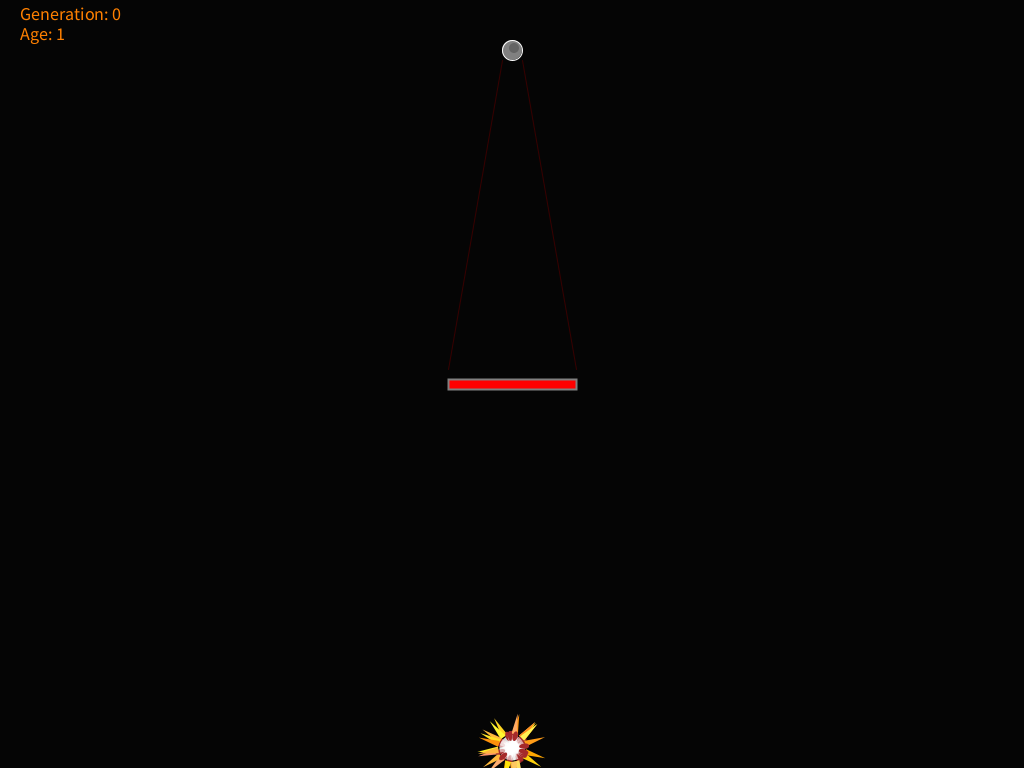
Frame 1 (no input)
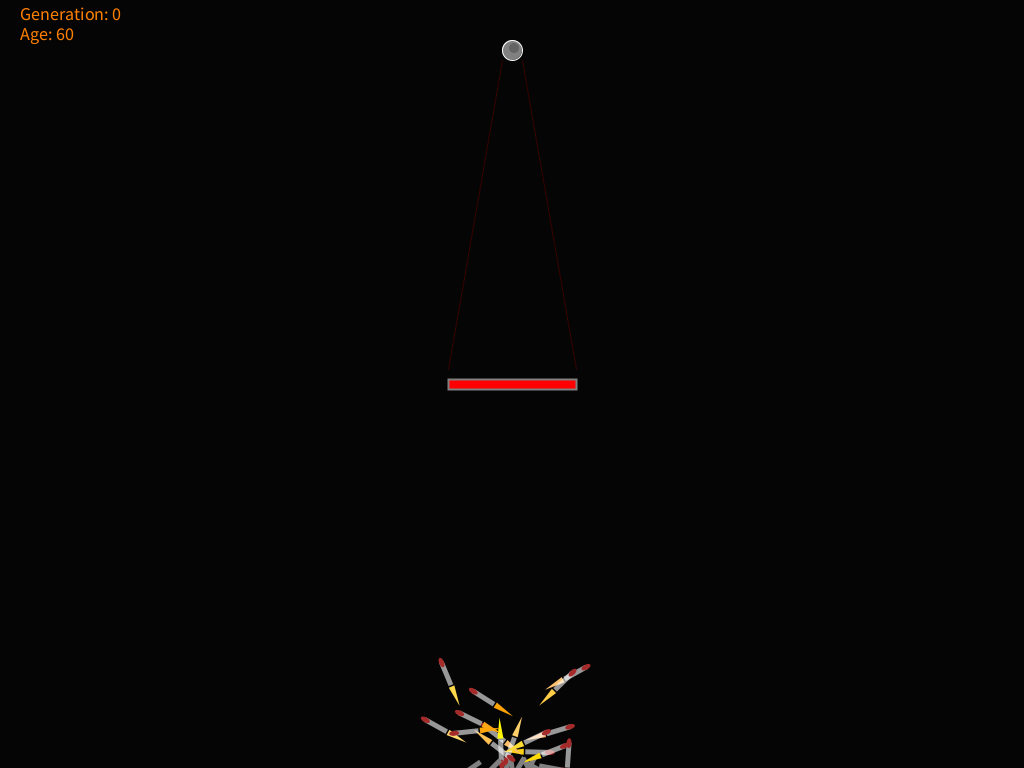
Frame 60 (the mouse pressed at the canvas centre just before this capture)
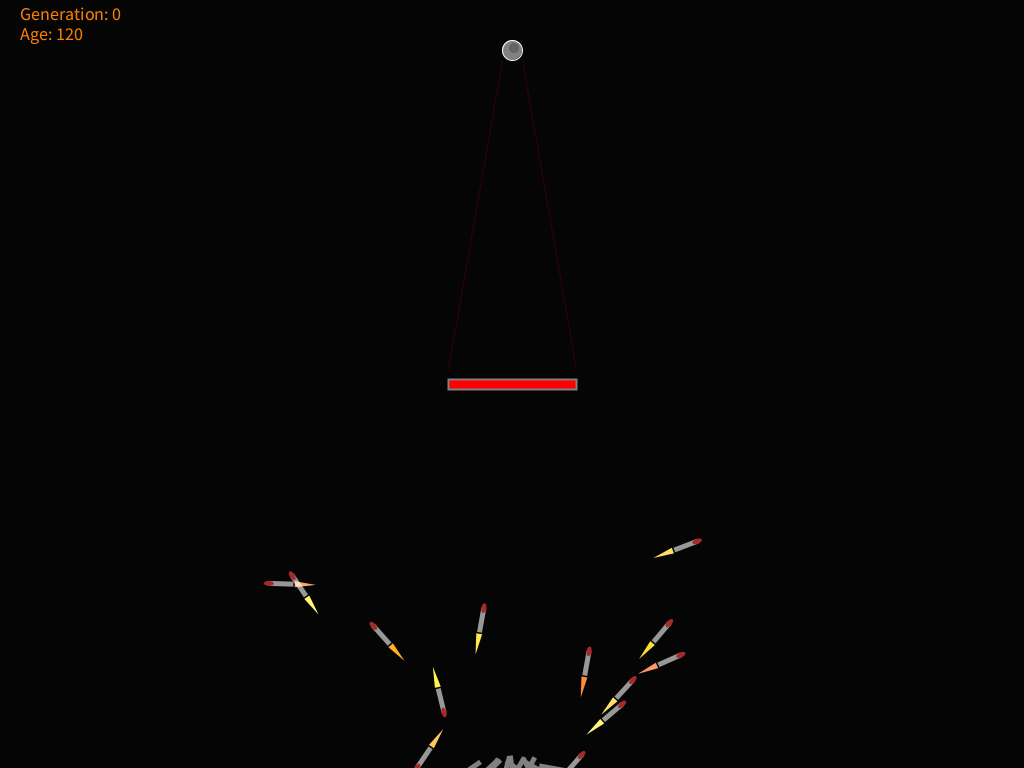
Frame 120 (the mouse held since frame 60 and released just before this capture)

The Processing sketch that drew these frames (run headless with seeded random() and noise(); from frame 60 on, the mouse is pressed at the canvas centre):

// Processing sketch: smartRockets
// ── smartRockets.pde
Rocket rocket;
Population population;
PVector target;
float maxforce = 0.2;

int age;
float stat;

int generation = 0;

float barrierx;
float barriery;
float barrierw;
float barrierh;

void setup() {
  size(1024, 768);
  population = new Population();
  rocket = new Rocket();
  target = new PVector(width / 2, 50);
  age = 0;

  stat = 0;

  barrierw = width / 8;
  barrierh = 10;
  barrierx = (width - barrierw) / 2;
  barriery = (height - barrierh) / 2;
}

void draw() {
  background(5);

  // draw the target
  stroke(255);
  fill(128);
  ellipse(target.x, target.y, 20, 20);
  fill(100);
  noStroke();
  strokeWeight(2);
  ellipse(target.x+2, target.y-2, 10, 10);

  // draw the barrier
  fill(255, 0, 0);
  stroke(128);
  rectMode(CORNER);
  rect(barrierx, barriery, barrierw, barrierh);
  strokeWeight(1);
  stroke(55, 0, 0);
  line(barrierx, barriery-10, target.x-10, target.y+10);
  line(barrierx + barrierw, barriery-10, target.x+10, target.y+10);

  population.run();

  age++;
  if (age >= lifespan) {
    stat = population.evaluate();
    population.selection();
    age = 0;
    generation++;
  }

  textSize(18);
  noStroke();
  fill(255, 128, 0);
  text("Generation: " + generation, 20, 20);
  text("Age: " + age, 20, 40);
  if (stat != 0) {
    text("Stat: " + stat, 20, 60);
  }
}

// ── Dna.pde
import java.util.*;

int lifespan = 400;

class DNA {
  PVector[] genes;

  DNA() {
    genes = new PVector[lifespan];

    for (int i = 0; i < lifespan; i++) {
      PVector gene = PVector.random2D();
      gene.setMag(maxforce);        
      genes[i] = gene;
    }
  }

  DNA(PVector[] genes_) {
    genes = Arrays.copyOf(genes_, genes_.length);
  }

  DNA crossover(DNA partner) {
    PVector[] newgenes = new PVector[genes.length];
    int mid = (int) random(genes.length);
    for (int i = 0; i < genes.length; i++) {
      if (i > mid) {
        newgenes[i] = genes[i];
      } else {
        newgenes[i] = partner.genes[i];
      }
    }
    return new DNA(newgenes);
  }

  void mutation() {
    for (int i = 0; i < genes.length; i++) {
      if (random(i) < 0.01) {
        PVector gene = PVector.random2D();
        gene.setMag(maxforce);        
        genes[i] = gene;
      }
    }
  }
}

// ── Population.pde
class Population {
  Rocket[] rockets;
  int popsize;
  List<Rocket> matingpool;

  Population() {
    popsize = 25;
    rockets = new Rocket[popsize];
    matingpool = new ArrayList<Rocket>();

    for (int i = 0; i < popsize; i++) {
      rockets[i]  = new Rocket();
    }
  }

  float evaluate() {
    float avgfit = 0;
    float maxfit = 0;
    for (Rocket rocket : rockets) {
      rocket.calcFitness();
      if (rocket.fitness > maxfit) {
        maxfit = rocket.fitness;
      }
      avgfit += rocket.fitness;
    }
    avgfit /= rockets.length;

    for (Rocket rocket : rockets) {
      rocket.fitness /= maxfit;
    }

    matingpool = new ArrayList<Rocket>();

    for (Rocket rocket : rockets) {
      float n = rocket.fitness * 100;
      for (int j = 0; j < n; j++) {
        matingpool.add(rocket);
      }
    }

    return avgfit;
  }

  Rocket random(List<Rocket> list) {
    int r = (int)(Math.random() * (list.size()));
    return list.get(r);
  }

  void selection() {
    Rocket[] newRockets = new Rocket[popsize];
    for (int i = 0; i < rockets.length; i++) {
      DNA parentA = random(matingpool).dna;
      DNA parentB = random(matingpool).dna;
      DNA child = parentA.crossover(parentB);
      child.mutation();
      newRockets[i] = new Rocket(child);
    }

    rockets = newRockets;
  }
void run() {
    for (Rocket rocket : rockets) {
      rocket.update();
      rocket.show();
    }
  }
}

// ── Rocket.pde
final float maxvelocity = 4;

class Rocket {
  PVector pos;
  PVector vel;
  PVector acc;
  DNA dna;
  float fitness = 0;
  boolean hitTarget = false;
  boolean crashed = false;

  Rocket() {
    this(new DNA());
  }

  Rocket(DNA dna_) {
    pos = new PVector(width / 2, height - 20);
    vel = new PVector();
    acc = new PVector(0, -0.01);
    dna = dna_;
    fitness = 0;
    hitTarget = false;
    crashed = false;
  }

  void applyForce(PVector force) {
    acc.add(force);
  }

  void calcFitness() {
    float d = distanceToTarget();
    fitness = map(d, 0, width, width, 0);
    if (hitTarget) {
      fitness *= 10;
    } else if (crashed) {
      fitness /= 10;
    }
  }

  float distanceToTarget() {
    return dist(pos.x, pos.y, target.x, target.y);
  }

  void update() {
    float d = distanceToTarget();
    if (d < 10) {
      hitTarget = true;
      pos = target.copy();
    }

    if (pos.x > barrierx && pos.x < (barrierx + barrierw) && pos.y > barriery && pos.y < (barriery + barrierh)) {
      crashed = true;
    }
    if (pos.x > width || pos.x < 0 || pos.y > height || pos.y < 0) {
      crashed = true;
    }

    applyForce(dna.genes[age]);

    if (!hitTarget && !crashed) {
      vel.add(acc);
      pos.add(vel);
      acc.mult(0);
      vel.limit(maxvelocity);
    }
  }

  void show() {
    pushMatrix();
    noStroke();
    if (hitTarget) {
      fill(50, 205, 50);
    } else if (this.crashed) {
      fill(128, 128, 128);
    } else {
      fill(255, 150);
    }

    translate(pos.x, pos.y);
    rotate(vel.heading());

    // draw rocket body
    rectMode(CENTER);
    rect(0, 0, 25, 5);

    // draw nose cone
    fill(165, 42, 42);
    ellipse(12, 0, 10, 5);

    if (!hitTarget && !crashed) {
      // draw thrust flame
      fill(255, 140 + random(0, 115), random(0, 128));
      beginShape();
      vertex(-14, -3);
      vertex(-35, 0);
      vertex(-14, 3);
      endShape();
    }

    popMatrix();
  }
}
